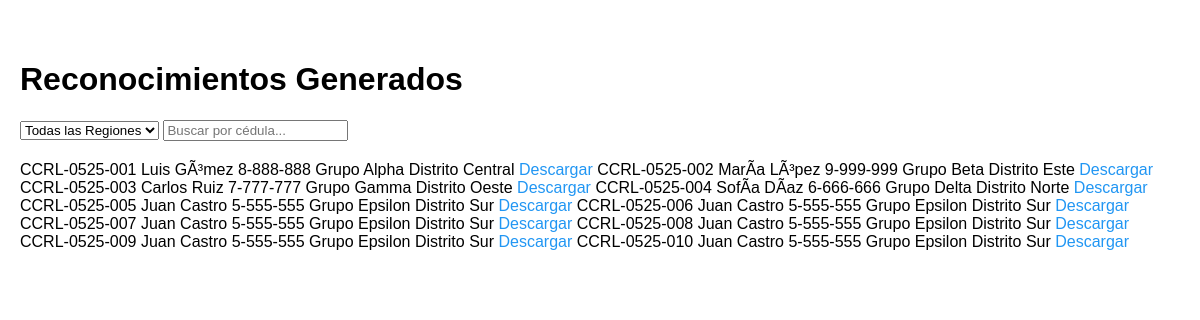
Before: / with the older database file.
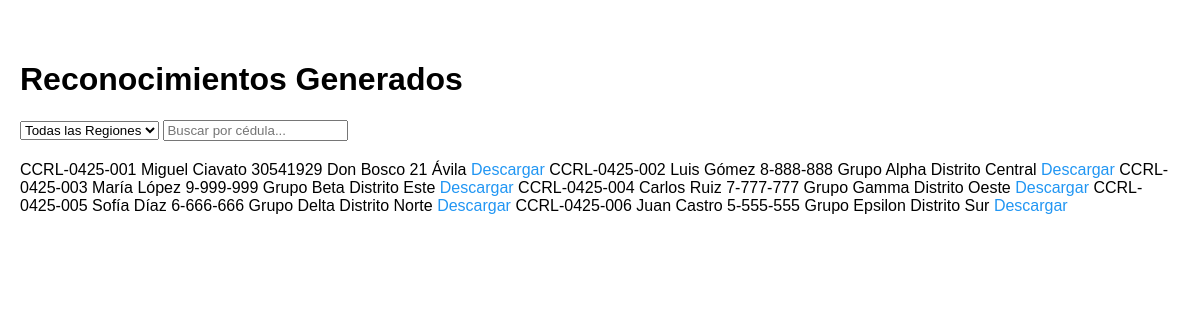
After: the same page with the newer database file.
### tables this page shows
CREATE TABLE reconocimientos (
            id INTEGER PRIMARY KEY AUTOINCREMENT,
            codigo_unico TEXT NOT NULL UNIQUE,
            fecha_creacion DATE NOT NULL,
            nombres TEXT NOT NULL,
            cedula TEXT NOT NULL,
            grupo TEXT NOT NULL,
            distrito TEXT NOT NULL,
            region TEXT NOT NULL
        );

### app.py (the view)
@app.route("/")
def lista_reconocimientos():
    conn = sqlite3.connect('data/reconocimientos.db')
    cursor = conn.cursor()
    cursor.execute("SELECT * FROM reconocimientos")
    reconocimientos = cursor.fetchall()
    conn.close()
    return render_template("lista.html", reconocimientos=reconocimientos)

### templates/lista.html (shortened to what this page needs)
<!DOCTYPE html>
<html lang="es">
  <head>
  </head>
  <body>
    <h1>Reconocimientos Generados</h1>
    <div class="filters">
      <select id="filter-region">
        <option value="">Todas las Regiones</option>
      </select>
      <input type="text" id="search" placeholder="Buscar por cédula..." />
    </div>
    <tbody>
      {% for reconocimiento in reconocimientos %}
      <tr>
        <td>{{ reconocimiento[1] }}</td>
        <td>{{ reconocimiento[3] }}</td>
        <td>{{ reconocimiento[4] }}</td>
        <td>{{ reconocimiento[5] }}</td>
        <td>{{ reconocimiento[6] }}</td>
        <td>
          <a href="/output/{{ reconocimiento[1] }}.pdf" target="_blank"
            >Descargar</a
          >
        </td>
      </tr>
      {% endfor %}
    </tbody>
  </body>
</html>

### templates/lista.html (style rules this page uses)
body { font-family: Arial, sans-serif; max-width: 1200px; margin: 20px auto; padding: 20px; }
.filters { margin-bottom: 20px; }
a { color: #2196f3; text-decoration: none; }

Changed rows visible on the page:
removed reconocimientos: codigo_unico "CCRL-0525-007", nombres "Juan Castro", cedula "5-555-555", grupo "Grupo Epsilon", distrito "Distrito Sur"
removed reconocimientos: codigo_unico "CCRL-0525-008", nombres "Juan Castro", cedula "5-555-555", grupo "Grupo Epsilon", distrito "Distrito Sur"
removed reconocimientos: codigo_unico "CCRL-0525-009", nombres "Juan Castro", cedula "5-555-555", grupo "Grupo Epsilon", distrito "Distrito Sur"
removed reconocimientos: codigo_unico "CCRL-0525-010", nombres "Juan Castro", cedula "5-555-555", grupo "Grupo Epsilon", distrito "Distrito Sur"
changed reconocimientos: codigo_unico "CCRL-0525-001" → "CCRL-0425-001"; nombres "Luis GÃ³mez" → "Miguel Ciavato"; cedula "8-888-888" → "30541929"; grupo "Grupo Alpha" → "Don Bosco 21"; distrito "Distrito Central" → "Ávila"
changed reconocimientos: codigo_unico "CCRL-0525-002" → "CCRL-0425-002"; nombres "MarÃ­a LÃ³pez" → "Luis Gómez"; cedula "9-999-999" → "8-888-888"; grupo "Grupo Beta" → "Grupo Alpha"; distrito "Distrito Este" → "Distrito Central"
changed reconocimientos: codigo_unico "CCRL-0525-003" → "CCRL-0425-003"; nombres "Carlos Ruiz" → "María López"; cedula "7-777-777" → "9-999-999"; grupo "Grupo Gamma" → "Grupo Beta"; distrito "Distrito Oeste" → "Distrito Este"
changed reconocimientos: codigo_unico "CCRL-0525-004" → "CCRL-0425-004"; nombres "SofÃ­a DÃ­az" → "Carlos Ruiz"; cedula "6-666-666" → "7-777-777"; grupo "Grupo Delta" → "Grupo Gamma"; distrito "Distrito Norte" → "Distrito Oeste"
changed reconocimientos: codigo_unico "CCRL-0525-005" → "CCRL-0425-005"; nombres "Juan Castro" → "Sofía Díaz"; cedula "5-555-555" → "6-666-666"; grupo "Grupo Epsilon" → "Grupo Delta"; distrito "Distrito Sur" → "Distrito Norte"
changed reconocimientos "Juan Castro": codigo_unico "CCRL-0525-006" → "CCRL-0425-006"
